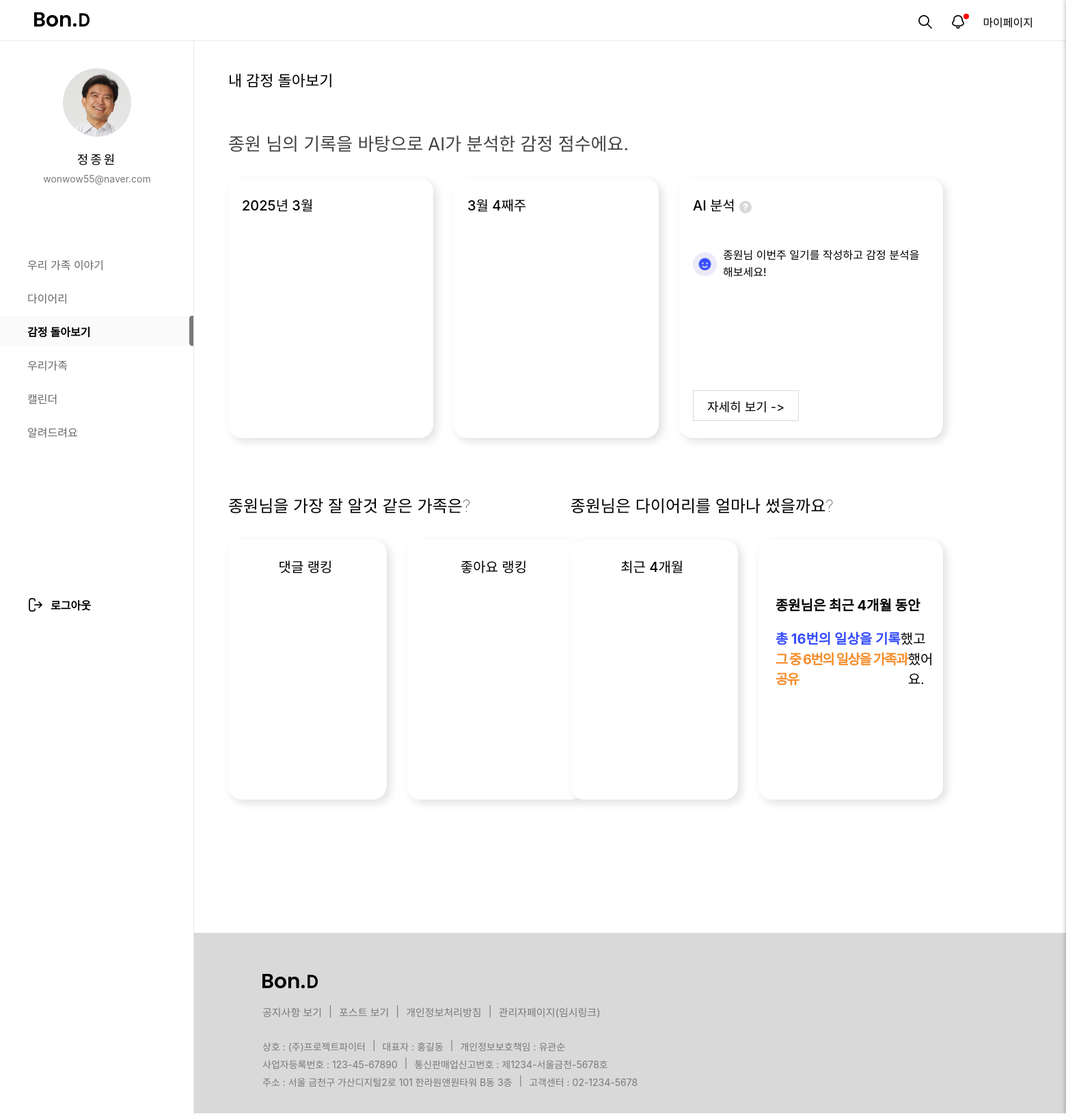
The app's page /emotion/main/ (signed in) with its own data.
### mypage/models.py (models this page shows, shortened)
class Img(models.Model):
  id = models.CharField(max_length=50, primary_key=True)  # 고유한 ID
  img = models.ImageField(upload_to='images/', null=True, blank=True, default='../static/images/calendar1/default_profile.png')  # 디폴트 이미지 설정

### loginpage/models.py (models this page shows, shortened)
class Member(models.Model):
  id = models.CharField(max_length=50,primary_key=True)
  pw = models.CharField(max_length=100)
  name = models.CharField(max_length=100)
  nicName = models.CharField(max_length=100,default='123')
  mail = models.EmailField(max_length=100)
  birthday = models.CharField(max_length=50)
  gender = models.CharField(max_length=10,choices=[('남자', '남자'), ('여자', '여자')])
  mdate = models.DateTimeField(auto_now=True)
  created_group = models.OneToOneField(
        'diary.GroupDiary',  # '앱이름.모델이름' 형식
        on_delete=models.SET_NULL,
        null=True,
        blank=True,
        related_name='creator'
    )
  joined_group = models.ForeignKey(
        'diary.GroupDiary',  # '앱이름.모델이름' 형식
        on_delete=models.SET_NULL,
        null=True,
        blank=True,
        related_name='members'
    )

### emotion/views.py (the view)
# urls.py: path('', views.main, name="main"),
def main(request):
  id = request.session['session_id']
  mem = Member.objects.filter(id = id )
  qb = Img.objects.filter(id=id).first()
  name = mem[0].name
  current_date = datetime.today()
  year = current_date.year
  month = current_date.month
  first_day_of_month = current_date.replace(day=1)
  days_into_month = (current_date - first_day_of_month).days
  week_number = (days_into_month // 7) + 1
  data, total_value, total_value2 = get_data5(id)
  start_of_week = current_date - timedelta(days=current_date.weekday())  # 이번 주 월요일
  end_of_week = start_of_week + timedelta(days=6)  # 이번 주 일요일
  scores = EmotionScore.objects.filter(
    member_id=id,
    diarydate__range=[start_of_week, end_of_week]
  )
  if scores:
    highest_score = scores.aggregate(Max('emotionscore'))['emotionscore__max'] if scores else None
    lowest_score = scores.aggregate(Min('emotionscore'))['emotionscore__min'] if scores else None
    if highest_score == lowest_score:
        lowest_score = 0
        highest_score_date = scores.filter(emotionscore=highest_score).first() if highest_score else None
        lowest_score_date = None
        highest_score_weekday = highest_score_date.diarydate.weekday() if highest_score_date else None
        lowest_score_weekday = None
        emotion_text = None
    else:
        highest_score_date = scores.filter(emotionscore=highest_score).first() if highest_score else None
        lowest_score_date = scores.filter(emotionscore=lowest_score).first() if lowest_score else None
        highest_score_weekday = highest_score_date.diarydate.weekday() if highest_score_date else None
        lowest_score_weekday = lowest_score_date.diarydate.weekday() if lowest_score_date else None
        if highest_score - lowest_score >= 50:
            emotion_text = '크네요.'
        elif highest_score - lowest_score >= 20:
            emotion_text = '크진 않아요.'
        else:
            emotion_text = '거의 없어요.'
  else:
      highest_score = 0
      highest_score_date = 0
      highest_score_weekday = 0
      lowest_score = 0
      lowest_score_date = 0
      lowest_score_weekday = 0
      emotion_text = None
  weekday_names = ["월", "화", "수", "목", "금", "토", "일"]
  my_contents = Content.objects.filter(member=id)
  commenter_counts = (
    Comment.objects.filter(content__in=my_contents)
    .exclude(member=id)  # 내가 쓴 댓글 제외
  )
  if not commenter_counts:
      commenter_counts = None
  likes_counts = (
    Like.objects.filter(content__in=my_contents)
    .exclude(member=id)  # 내가 누른 좋아요 제외
  )
  if not likes_counts:
      likes_counts = None
  context = {
    'mem_info': mem[0],
    'year': year,
    'month': month,
    'week': week_number,
    'name': name[1:],
    'total_value': total_value,
    'total_value2': total_value2,
    'my_img': qb,
    'highest_score': highest_score,  # 가장 높은 점수
    'highest_score_date': highest_score_date.diarydate if highest_score_date else None,  # 가장 높은 점수 날짜
    'highest_score_weekday': weekday_names[highest_score_weekday] if highest_score_weekday is not None else None,  # 가장 높은 점수 요일
    'lowest_score': lowest_score,  # 가장 낮은 점수
    'lowest_score_date': lowest_score_date.diarydate if lowest_score_date else None,  # 가장 낮은 점수 날짜
    'lowest_score_weekday': weekday_names[lowest_score_weekday] if lowest_score_weekday is not None else None,  # 가장 낮은 점수 요일
    'emotion_text': emotion_text,
    'commenter_counts':commenter_counts,
    'likes_counts':likes_counts,
  }
  return render(request, 'e_main.html', context)

### emotion/templates/e_main.html (shortened to what this page needs)
{% extends 'main_navi_base.html' %}
{% load static %}
  {% block profill-block%}
  <div id="user_profile">
    <div id="pimg">
      <img src="{{ my_img.img.url }}" alt="">
    </div>
    <p id="uName" >{{mem_info.name}}</p>
    <p id="uEmail">{{mem_info.mail}}</p>
  </div>
		<nav id="menu">
			<ul>
				<a href="/main/index/"><li class="menu_item">우리 가족 이야기</li></a>
				<a href="/diary/diaryHome/"><li class="menu_item">다이어리</li></a>
				<a href="/emotion/main/"><li class="menu_item active">감정 돌아보기</li></a>
				<a href="/family1/fam/"><li class="menu_item">우리가족</li></a>
				<a href="/calendar1/cal/"><li class="menu_item">캘린더</li></a>
				<a href="/customer/"><li class="menu_item">알려드려요</li></a>
			</ul>
		</nav>
  {% endblock profill-block%}
  {% block container-block%}
  <div id="container">
    <div id="emotion_top">
      <h2>내 감정 돌아보기</h2>
    </div>
    <div id="emotion_main_top">
      <p>{{name}} 님의 기록을 바탕으로 AI가 분석한 감정 점수에요.</p>
      <div class="emotion_main_graph">
        <div class="emotion_graph_m">
          <div class="graph_r_title">
            <span>{{year}}년 {{month}}월</span>
          </div>
          <div class='emotion_graph_mm'></div>
        </div>
        <div class="emotion_graph_w">
          <div class="graph_r_title">
            <span>{{month}}월 {{week}}째주</span>
          </div>
          <div class='emotion_graph_ww'></div>
        </div>
        <div class="emotion_graph_r">
          <div class="graph_r_title">
            <span>AI 분석</span><img src="/static/images/emotion/q.png" alt="">
          </div>
          <div class="graph_r_content">
            <ul class="emoji">
              {% if highest_score == 0 %}
              <li><img src="/static/images/emotion/good.png" alt=""></li>
              {% endif %}
            </ul>
            <ul class="comment">
              {% if highest_score == 0 %}
              <li>{{name}}님 이번주 일기를 작성하고 감정 분석을 해보세요!</li>
              {% endif %}
            </ul>
          </div>
          <button type="button"><a href="/emotion/report/">자세히 보기 -></a></button>
        </div>
      </div>
    </div>
    <div id="emotion_main_bottom">
      <div id="emotion_main_bottom_left">
        <span>{{name}}님을 가장 잘 알것 같은 가족은?</span>
        <div class="emotion_main_graph">
          <div class="family_graph_r">
            <div class="graph_r_title">
              <span>댓글 랭킹</span>
            </div>
            {% if commenter_counts == None %}
            <div class='nonecomm'> 댓글이 없습니다. </div>
            {% else %}
            <div class='family_graph_rr'></div>
            <div class='family_graph_rrr'></div>
            {% endif %}
          </div>
          <div class="family_graph_l">
            <div class="graph_r_title">
              <span>좋아요 랭킹</span>
            </div>
            {% if likes_counts == None %}
              <div class='nonelike'> 좋아요가 없습니다. </div>
            {% else %}
              <div class='family_graph_ll'></div>
            {% endif %}
          </div>
        </div>
      </div>
      <div id="emotion_main_bottom_right">
        <span>{{name}}님은 다이어리를 얼마나 썼을까요?</span>
        <div class="emotion_main_graph">
          <div class="personal_graph">
            <div class="graph_r_title">
              <span>최근 4개월</span>
            </div>
            <div class='personal_graphh'></div>
          </div>
          <div class="personal_graph_r">
            <p style='font-size: 20px; font-weight: bold;'>{{name}}님은 최근 4개월 동안</p><br/>
            <div><p style="color: #344BFD; font-size: 20px; font-weight: bold;">총 {{total_value}}번의 일상을 기록</p><p style="font-size: 20px;">했고</p></div>
            <div><p style="color: #F68D2B; font-size: 20px; font-weight: bold; letter-spacing: -1.5px;">그 중 {{total_value2}}번의 일상을 가족과 공유</p><p style="font-size: 20px;">했어요.</p></div>
          </div>
        </div>
      </div>
    </div>
  </div>
  {% endblock container-block%}

### static/css/main_navi_base.css (style rules this page uses)
* { margin: 0; padding: 0; font-family: "Pretendard Variable", Pretendard, -apple-system, BlinkMacSystemFont, system-ui, Roboto, "Helvetica Neue", "Segoe UI", "Apple SD Gothic Neo", "Noto Sans KR", "Malgun Gothic", "Apple Color Emoji", "Segoe UI Emoji", "Segoe UI Symbol", sans-serif; }
button { cursor: pointer; }
a { text-decoration: none; color: inherit; cursor: pointer; }
ol, ul { list-style: none; }
#user_profile { width: 284px; height: 264px; text-align: center; }
#uName { font-size: 18px; font-weight: 500; letter-spacing: 3px; line-height: 21px; margin-top:23px }
#uEmail { font-size: 14px; font-weight: 400; line-height: 17px; color: #797979; margin-top:9px }
#pimg { width: 100px; height: 100px; border-radius: 100%; overflow: hidden; margin: 40px auto 0; }
#pimg img { width: 100%; height: 100%; object-fit: cover; }
#menu ul { list-style: none; padding-left: 0; margin-bottom: 220px; }
#menu ul li { height: 44px; padding: 11px 0 11px 40px; margin-bottom: 5px; box-sizing: border-box; transition: background-color 0.3s, color 0.3s; }
.menu_item { font-size: 16px; font-weight: 400; color: #666; }
.menu_item.active { font-size: 16px; font-weight: 600; color: #000; background-color: #FAFAFA; background-image: url(/static/images/home/menu_bar.png); background-repeat: no-repeat; background-position: right center; }

### static/css/customer/customer_service.css (style rules this page uses)
* { margin: 0; padding: 0; box-sizing: border-box; font-family: "Pretendard Variable", Pretendard, -apple-system, BlinkMacSystemFont, system-ui, Roboto, "Helvetica Neue", "Segoe UI", "Apple SD Gothic Neo", "Noto Sans KR", "Malgun Gothic", "Apple Color Emoji", "Segoe UI Emoji", "Segoe UI Symbol", sans-serif; }
a { text-decoration: none; }
body, html { height: 100%; }
#container { width: 100%; min-height: 100vh; padding: 100px 180px 300px 334px; }

### static/css/customer/customer_notice_view.css (style rules this page uses)
* { margin: 0; padding: 0; box-sizing: border-box; font-family: "Pretendard Variable", Pretendard, -apple-system, BlinkMacSystemFont, system-ui, Roboto, "Helvetica Neue", "Segoe UI", "Apple SD Gothic Neo", "Noto Sans KR", "Malgun Gothic", "Apple Color Emoji", "Segoe UI Emoji", "Segoe UI Symbol", sans-serif; }
a { text-decoration: none; }
body, html { height: 100%; }
#container { width: 100%; min-height: 100vh; padding: 100px 180px 300px 334px; }

### static/css/customer/customer_notice_list.css (style rules this page uses)
* { margin: 0; padding: 0; box-sizing: border-box; font-family: "Pretendard Variable", Pretendard, -apple-system, BlinkMacSystemFont, system-ui, Roboto, "Helvetica Neue", "Segoe UI", "Apple SD Gothic Neo", "Noto Sans KR", "Malgun Gothic", "Apple Color Emoji", "Segoe UI Emoji", "Segoe UI Symbol", sans-serif; }
a { text-decoration: none; color:inherit; }
body, html { height: 100%; }
#container { width: 100%; min-height: 100vh; padding: 60px 300px 0 300px; }

### static/css/mypage/mypage_modi.css (style rules this page uses)
* { margin: 0; padding: 0; box-sizing: border-box; font-family: "Pretendard Variable", Pretendard, -apple-system, BlinkMacSystemFont, system-ui, Roboto, "Helvetica Neue", "Segoe UI", "Apple SD Gothic Neo", "Noto Sans KR", "Malgun Gothic", "Apple Color Emoji", "Segoe UI Emoji", "Segoe UI Symbol", sans-serif; }
a { text-decoration: none; color:inherit; }
body, html { height: 100%; }
#container { width: 100%; min-height: 100vh; padding: 100px 180px 150px 334px; }

### records on screen
Img: img (picture)
Member: name "정종원", mail "wonwow55@naver.com"

### other values on screen
{{ name }} "종원"
{{ total_value }} "16"
{{ total_value2 }} "6"
